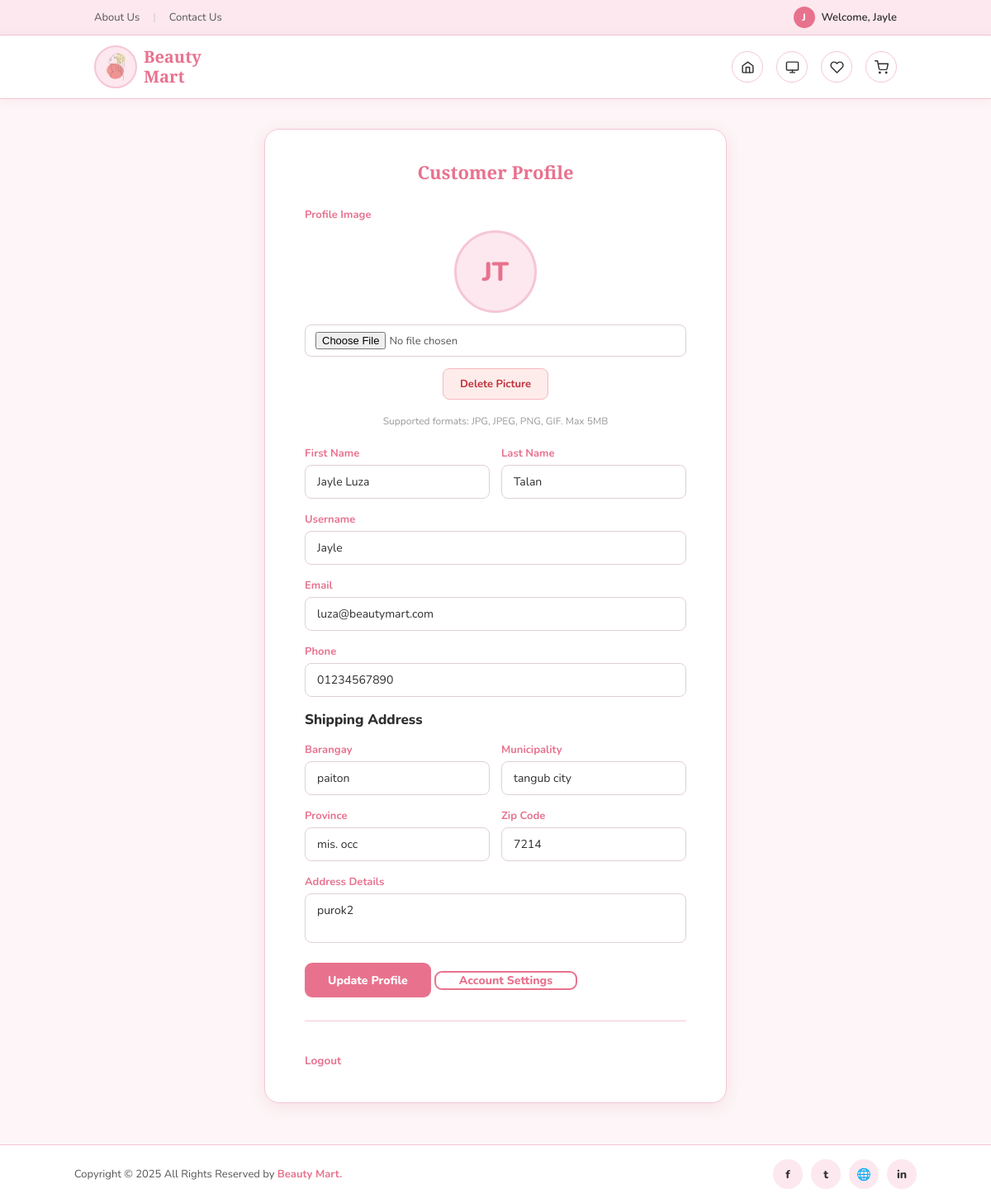
Screenshot of /3-customer/profile.php (signed in) with the database file from the repository.
### tables this page shows
CREATE TABLE `customers` (
  `id` int(11) NOT NULL,
  `user_id` int(11) NOT NULL,
  `phone` varchar(20) DEFAULT NULL,
  `default_address_id` int(11) DEFAULT NULL COMMENT 'FK to addresses.id — preferred shipping address',
  `created_at` timestamp NOT NULL DEFAULT current_timestamp()
);

CREATE TABLE `users` (
  `id` int(11) NOT NULL,
  `firstname` varchar(50) NOT NULL,
  `lastname` varchar(50) NOT NULL,
  `username` varchar(50) NOT NULL,
  `email` varchar(100) NOT NULL,
  `password` varchar(255) NOT NULL,
  `profile_pic` varchar(255) DEFAULT NULL,
  `email_verified` tinyint(1) DEFAULT 0,
  `marked_for_deletion` tinyint(1) DEFAULT 0,
  `deleted_at` timestamp NULL DEFAULT NULL,
  `verification_token` varchar(255) DEFAULT NULL,
  `status` enum('active','suspended','banned') DEFAULT 'active',
  `suspended_until` datetime DEFAULT NULL,
  `banned_reason` text DEFAULT NULL,
  `action_by` int(11) DEFAULT NULL COMMENT 'FK to admins.id — admin who last changed this user status',
  `created_at` timestamp NOT NULL DEFAULT current_timestamp(),
  `updated_at` timestamp NOT NULL DEFAULT current_timestamp() ON UPDATE current_timestamp()
);

CREATE TABLE `addresses` (
  `id` int(11) NOT NULL,
  `customer_id` int(11) NOT NULL,
  `label` varchar(50) DEFAULT NULL COMMENT 'e.g. Home, Office',
  `address_details` text DEFAULT NULL COMMENT 'Unit/house no., street, landmark',
  `barangay` varchar(100) DEFAULT NULL,
  `municipality` varchar(100) DEFAULT NULL,
  `province` varchar(100) DEFAULT NULL,
  `zip_code` varchar(20) DEFAULT NULL,
  `created_at` timestamp NOT NULL DEFAULT current_timestamp(),
  `updated_at` timestamp NOT NULL DEFAULT current_timestamp() ON UPDATE current_timestamp()
);

### 3-customer/profile.php (the view, shortened to what this page needs)
<?php
require_once '../includes/functions.php';
$user_id = $_SESSION['user_id'];
$stmt = $pdo->prepare("
    SELECT u.*, c.id as customer_id, c.phone,
           a.id AS address_id, a.label, a.barangay, a.municipality, a.province, a.zip_code, a.address_details
    FROM users u
    LEFT JOIN customers c ON u.id = c.user_id
    LEFT JOIN addresses a ON c.default_address_id = a.id
    WHERE u.id = ?
");
$stmt->execute([$user_id]);
$user = $stmt->fetch();
?>
<!DOCTYPE html>
<html lang="en">
<head>
    <link rel="stylesheet" href="../css/customer_profile.css">
    <link rel="stylesheet" href="../css/responsive.css">
</head>
<body>
    <div class="top-bar">
        <div class="inner">
            <div class="left">
                <a href="../about.php">About Us</a>
                <span class="sep">|</span>
                <a href="../contact.php">Contact Us</a>
            </div>
            <div class="right">
                <a href="profile.php">
                    <div class="avatar-sm">
                        <?php if (!empty($user['profile_pic']) && file_exists("../uploads/profile_images/" . $user['profile_pic'])): ?>
                            <img src="../uploads/profile_images/<?= htmlspecialchars($user['profile_pic']) ?>" alt="">
                        <?php else: ?>
                            <?= strtoupper(substr($user['username'], 0, 1)) ?>
                        <?php endif; ?>
                    </div>
                </a>
                Welcome, <?= htmlspecialchars($_SESSION['username']) ?>
            </div>
        </div>
    </div>
    <nav class="navbar">
        <div class="inner">
            <a href="dashboard.php" class="logo">
                <div class="logo-icon">
                    <img src="../images/logo.png" alt="Logo"
                        onerror="this.style.display='none';this.parentElement.textContent='🌸'">
                </div>
                <div class="logo-text"><span>Beauty</span><span>Mart</span></div>
            </a>
             <div class="nav-icons">
                <a href="dashboard.php" title="Home">
                    <svg width="17" height="17" viewBox="0 0 24 24" fill="none" stroke="currentColor" stroke-width="2"
                        stroke-linecap="round" stroke-linejoin="round">
                        <path d="M3 9.5L12 3l9 6.5V20a1 1 0 0 1-1 1H4a1 1 0 0 1-1-1V9.5z" />
                        <polyline points="9 21 9 12 15 12 15 21" />
                    </svg>
                </a>
                <a href="orders.php" title="Orders">
                    <svg width="17" height="17" viewBox="0 0 24 24" fill="none" stroke="currentColor" stroke-width="2"
                        stroke-linecap="round" stroke-linejoin="round">
                        <rect x="2" y="3" width="20" height="14" rx="2" />
                        <path d="M8 21h8M12 17v4" />
                    </svg>
                </a>
                <a href="wishlist.php" title="Wishlist">
                    <svg width="17" height="17" viewBox="0 0 24 24" fill="none" stroke="currentColor" stroke-width="2"
                        stroke-linecap="round" stroke-linejoin="round">
                        <path
                            d="M20.84 4.61a5.5 5.5 0 0 0-7.78 0L12 5.67l-1.06-1.06a5.5 5.5 0 0 0-7.78 7.78l1.06 1.06L12 21.23l7.78-7.78 1.06-1.06a5.5 5.5 0 0 0 0-7.78z" />
                    </svg>
                </a>
                <a href="cart.php" title="Cart">
                    <svg width="17" height="17" viewBox="0 0 24 24" fill="none" stroke="currentColor" stroke-width="2"
                        stroke-linecap="round" stroke-linejoin="round">
                        <circle cx="9" cy="21" r="1" />
                        <circle cx="20" cy="21" r="1" />
                        <path d="M1 1h4l2.68 13.39a2 2 0 0 0 2 1.61h9.72a2 2 0 0 0 2-1.61L23 6H6" />
                    </svg>
                </a>
            </div>
        </div>
    </nav>
    <div class="page">
        <div class="profile-card">
            <h1 class="card-title">Customer Profile</h1>
            <form method="post" enctype="multipart/form-data">
                <span class="field-label">Profile Image</span>
                <div class="avatar-area">
                    <div class="avatar-lg">
                        <?php if (!empty($user['profile_pic']) && file_exists("../uploads/profile_images/" . $user['profile_pic'])): ?>
                            <img src="../uploads/profile_images/<?= htmlspecialchars($user['profile_pic']) ?>"
                                alt="Profile">
                        <?php else: ?>
                            <?= strtoupper(substr($user['firstname'], 0, 1)) . strtoupper(substr($user['lastname'], 0, 1)) ?>
                        <?php endif; ?>
                    </div>
                    <div class="file-input-wrap">
                        <input type="file" name="profile_pic" id="profile_pic" accept="image/*"
                            onchange="this.form.querySelector('[name=upload_image]').value='1'; this.form.submit()">
                    </div>
                    <?php if (!empty($user['profile_pic'])): ?>
                        <div class="img-actions">
                            <button type="submit" class="btn-danger" name="delete_image" value="1"
                                onclick="return confirm('Delete your profile picture?');">
                                Delete Picture
                            </button>
                        </div>
                    <?php endif; ?>
                    <p class="info-note">Supported formats: JPG, JPEG, PNG, GIF. Max 5MB</p>
                </div>
            </form>
            <form method="post" enctype="multipart/form-data" autocomplete="off">
                <div class="field-row" style="margin-bottom:16px;">
                    <div class="field" style="margin-bottom:0;">
                        <label for="firstname">First Name</label>
                        <input type="text" id="firstname" name="firstname" placeholder="First name"
                            value="<?= htmlspecialchars($user['firstname']) ?>" required>
                    </div>
                    <div class="field" style="margin-bottom:0;">
                        <label for="lastname">Last Name</label>
                        <input type="text" id="lastname" name="lastname" placeholder="Last name"
                            value="<?= htmlspecialchars($user['lastname']) ?>" required>
                    </div>
                </div>
                <div class="field">
                    <label for="username">Username</label>
                    <input type="text" id="username" name="username" value="<?= htmlspecialchars($user['username']) ?>"
                        required>
                </div>
                <div class="field">
                    <label for="email">Email</label>
                    <input type="email" id="email" name="email" value="<?= htmlspecialchars($user['email']) ?>"
                        required>
                </div>
                <div class="field">
                    <label for="phone">Phone</label>
                    <input type="text" id="phone" name="phone" placeholder="09xxxxxxxxx"
                        inputmode="numeric" pattern="[0-9]*"
                        oninput="this.value = this.value.replace(/[^0-9]/g, '')"
                        value="<?= htmlspecialchars($user['phone'] ?? '') ?>">
                </div>
                <h3 class="address-heading">Shipping Address</h3>
                <div class="field-row">
                    <div class="field" style="margin-bottom:0;">
                        <label for="barangay">Barangay</label>
                        <input type="text" id="barangay" name="barangay"
                            value="<?= htmlspecialchars($user['barangay'] ?? '') ?>">
                    </div>
                    <div class="field" style="margin-bottom:0;">
                        <label for="municipality">Municipality</label>
                        <input type="text" id="municipality" name="municipality"
                            value="<?= htmlspecialchars($user['municipality'] ?? '') ?>">
                    </div>
                </div>
                <div class="field-row" style="margin-top:16px;">
                    <div class="field" style="margin-bottom:0;">
                        <label for="province">Province</label>
                        <input type="text" id="province" name="province"
                            value="<?= htmlspecialchars($user['province'] ?? '') ?>">
                    </div>
                    <div class="field" style="margin-bottom:0;">
                        <label for="zip_code">Zip Code</label>
                        <input type="text" id="zip_code" name="zip_code"
                            value="<?= htmlspecialchars($user['zip_code'] ?? '') ?>">
                    </div>
                </div>
                <div class="field" style="margin-top:16px;">
                    <label for="address_details">Address Details</label>
                    <textarea id="address_details" name="address_details" rows="2"
                        placeholder="e.g. Purok 4, Unit no., Street..."><?= htmlspecialchars($user['address_details'] ?? '') ?></textarea>
                </div>
                <button type="submit" name="update_profile" class="btn-primary">Update Profile</button>
                <a href="account.php" class="btn-secondary">Account Settings</a>
            </form>
            <hr class="section-divider">
            <a href="../logout.php" class="logout-link">Logout</a>
        </div>
    </div>
    <footer>
        <div class="inner">
            <p class="copy">Copyright &copy; 2025 All Rights Reserved by <span>Beauty Mart.</span></p>
            <div class="socials">
                <a href="#" title="Facebook">f</a>
                <a href="#" title="Twitter">t</a>
                <a href="#" title="Website">🌐</a>
                <a href="#" title="LinkedIn">in</a>
            </div>
        </div>
    </footer>
</body>
</html>

### css/responsive.css (style rules this page uses)
@media (min-width: 1025px) { .navbar .inner { gap: 24px; } }
@media (min-width: 1025px) { .logo { gap: 8px; flex-shrink: 0; } }
@media (min-width: 1025px) { .logo-icon { width: 52px; height: 52px; } }
@media (min-width: 1025px) { .logo-text { font-size: 20px; } }
@media (min-width: 1025px) { .nav-icons { gap: 16px; flex-shrink: 0; } }
@media (min-width: 1025px) { .nav-icons a { width: 38px; height: 38px; font-size: 18px; } }
@media (min-width: 1025px) { footer .inner { justify-content: space-between; gap: 12px; } }
@media (min-width: 1025px) { footer .copy { font-size: 13px; } }
@media (min-width: 1025px) { footer .socials { gap: 10px; } }
@media (min-width: 1025px) { footer .socials a { width: 36px; height: 36px; } }

### rows the page displays
customers: user.username "J", user.firstname "J", user.lastname "T", firstname "Jayle Luza", lastname "Talan", username "Jayle", email "luza@beautymart.com", phone "01234567890", barangay "paiton", municipality "tangub city", province "mis. occ", zip_code "7214", address_details "purok2"

### other values shown
$_SESSION['username'] "Jayle"
